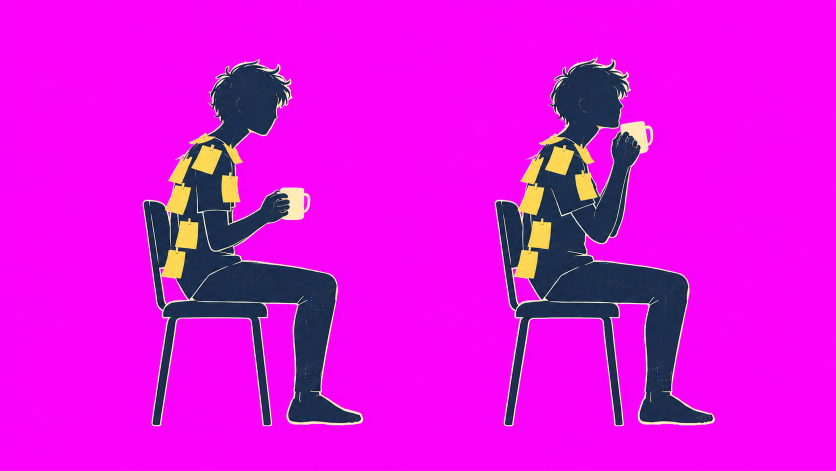
#> input picture her-sabah-bastan/stil/canli/ham/h-otur-a.png, 1672 x 941 px (shown at 1/2 size); the run also reads 1 picture not shown here
$ python prep.py
#> lines starting #> are read from the running program, lines starting #| are printed output that depends on the picture; after the words box and inside, x2 and y2 are one past the last pixel; in counts of white or black regions, pixels touching at a corner belong together
# Cuts the chosen Codex drawings (stil/canli/ham/) into transparent sprites for the LivingTest composition:
# magenta key -> alpha (with the magenta unmixed out of the edge pixels), strips split into single poses, each
# trimmed with a small margin. Writes video/public/living/*.png and video/src/living/sprites.json (sizes, feet
# baseline, AI cursor-eye rectangle, AI outline polyline for the pen reveal). PIL only (no numpy on this machine).
# Run from the repo root: python stil/canli/prep.py
import json
import os
from PIL import Image, ImageChops

ROOT = os.path.dirname(os.path.dirname(os.path.dirname(os.path.abspath(__file__))))
HAM = os.path.join(ROOT, 'stil', 'canli', 'ham')
OUT = os.path.join(ROOT, 'video', 'public', 'living')
META = os.path.join(ROOT, 'video', 'src', 'living', 'sprites.json')
os.makedirs(OUT, exist_ok=True)

LO, HI = 50, 190  # magenta-ness (min(R,B) - G) where alpha starts to fall / is fully gone


def key(path):
    im = Image.open(path).convert('RGB')
#> im is the input picture: PIL image 1672x941 RGB; mean R, G, B 221.7, 16.6, 224.2
    r, g, b = im.split()
    m = ImageChops.subtract(ImageChops.darker(r, b), g)
    a = m.point(lambda v: 255 if v <= LO else (0 if v >= HI else int(round(255 * (HI - v) / (HI - LO)))))
    out = im.convert('RGBA')
    out.putalpha(a)
    px = out.load()
    w, h = out.size
#> w = 1672; h = 941
    for y in range(h):
        for x in range(w):
            R, G, B, A = px[x, y]
            if A == 0:
                px[x, y] = (0, 0, 0, 0)
            elif A < 255:
                # unmix: pixel = af * c + (1 - af) * magenta
                af = A / 255
                c = [(R - (1 - af) * 255) / af, (G - 0) / af, (B - (1 - af) * 255) / af]
                px[x, y] = tuple(max(0, min(255, int(round(v)))) for v in c) + (A,)
    return out


def runs(mask_cols, gap=12):
    out, start, last = [], None, None
    for i, on in enumerate(mask_cols):
        if on:
            if start is None:
                start = i
            last = i
        elif start is not None and i - last > gap:
            out.append((start, last + 1))
            start = None
    if start is not None:
        out.append((start, last + 1))
    return out


def split_poses(im, min_w=60):
    a = im.split()[3].point(lambda v: 255 if v > 128 else 0)
    w, h = im.size
    cols = [a.crop((x, 0, x + 1, h)).getbbox() is not None for x in range(w)]
    return [(max(0, a - 10), min(w, b + 10)) for a, b in runs(cols) if b - a >= min_w]


def trim(im, box, pad=6):
    sub = im.crop(box)
    bb = sub.split()[3].point(lambda v: 255 if v > 24 else 0).getbbox()
    x0, y0, x1, y1 = bb
    x0, y0 = max(0, x0 - pad), max(0, y0 - pad)
    x1, y1 = min(sub.width, x1 + pad), min(sub.height, y1 + pad)
    return sub.crop((x0, y0, x1, y1)), (box[0] + x0, box[1] + y0)


def eye_rect(sp):
    # The cursor eye: the dark component inside the head (top 16 % of the figure) that does not touch transparency.
    w, h = sp.size
    px = sp.load()
    head_h = int(h * 0.16)
    dark = lambda x, y: px[x, y][3] > 200 and sum(px[x, y][:3]) < 330
    seen = set()
    best = None
    for y in range(head_h):
        for x in range(w):
            if (x, y) in seen or not dark(x, y):
                continue
            stack, comp, edge = [(x, y)], [], False
            seen.add((x, y))
            while stack:
                cx, cy = stack.pop()
                comp.append((cx, cy))
                for nx, ny in ((cx + 1, cy), (cx - 1, cy), (cx, cy + 1), (cx, cy - 1)):
                    if not (0 <= nx < w and 0 <= ny < h):
                        edge = True
                        continue
                    if px[nx, ny][3] < 100:
                        edge = True
                    if (nx, ny) not in seen and dark(nx, ny):
                        seen.add((nx, ny))
                        stack.append((nx, ny))
            if edge or len(comp) < 40:
                continue
            xs = [p[0] for p in comp]
            ys = [p[1] for p in comp]
            bw, bh = max(xs) - min(xs) + 1, max(ys) - min(ys) + 1
            if bh > bw * 2 and (best is None or len(comp) > best[4]):
                best = (min(xs), min(ys), bw, bh, len(comp))
    if best is None:
        raise SystemExit('no cursor eye found')
    return best[:4]


def outline(sp, step=3):
    # Outer alpha boundary as a closed polyline (marching along boundary pixels), starting at the top of the head.
    w, h = sp.size
    px = sp.load()
    on = lambda x, y: 0 <= x < w and 0 <= y < h and px[x, y][3] > 128
    # start: topmost opaque pixel
    start = None
    for y in range(h):
        for x in range(w):
            if on(x, y):
                start = (x, y)
                break
        if start:
            break
    # Moore neighbour tracing
    dirs = [(1, 0), (1, 1), (0, 1), (-1, 1), (-1, 0), (-1, -1), (0, -1), (1, -1)]
    pts = [start]
    cur, prev_dir = start, 6
    for _ in range(200000):
        found = False
        for k in range(8):
            d = (prev_dir + 6 + k) % 8  # start searching from the left of the previous direction
            nx, ny = cur[0] + dirs[d][0], cur[1] + dirs[d][1]
            if on(nx, ny):
                cur, prev_dir, found = (nx, ny), d, True
                break
        if not found or cur == start:
            break
        pts.append(cur)
    # smooth + decimate
    n = len(pts)
    k = 4
    sm = [(sum(pts[(i + j) % n][0] for j in range(-k, k + 1)) / (2 * k + 1), sum(pts[(i + j) % n][1] for j in range(-k, k + 1)) / (2 * k + 1)) for i in range(n)]
    return [[round(x, 1), round(y, 1)] for x, y in sm[::step]]


meta = {}


def save(name, sp, extra=None):
    sp.save(os.path.join(OUT, name + '.png'))
    bb = sp.split()[3].point(lambda v: 255 if v > 128 else 0).getbbox()
    meta[name] = {'w': sp.width, 'h': sp.height, 'bbox': list(bb), **(extra or {})}
    print(name, sp.size, bb)


# Human seated pair (P1 mug at chest, P2 mug raised)
im = key(os.path.join(HAM, 'h-otur-a.png'))
#> im: PIL image 1672x941 RGBA
poses = split_poses(im)
#> in split_poses, `a = im.split()[3].point(lambda v: 255 if v > 128 else 0)`: a: PIL image 1672x941 L; 16.3% white; 2 white regions, box (x1, y1, x2, y2) and area: (990, 113, 1430, 853) 131466, (285, 118, 726, 852) 125458
#> in split_poses, `cols = [a.crop((x, 0, x + 1, h)).getbbox() is not None for x in range(..`: cols = 1672 items, first 6: False, False, False, False, False, False
#> the loop in runs, `for i, on in enumerate(mask_cols):` made 1672 passes
#> start on pass 286: 285
#> after the loop in runs, `for i, on in enumerate(mask_cols):`: out = [(285, 726), (990, 1430)]
#> poses = [(275, 736), (980, 1440)]
assert len(poses) == 2, poses
for name, (x0, x1) in zip(['h-sit-mug', 'h-sit-sip'], poses):
    sp, _ = trim(im, (x0, 0, x1, im.height))
    save(name, sp)
#> this loop made 2 passes
#> (name, y0 in trim, y1 in trim) on passes 1 to 2: ('h-sit-mug', 112, 859), ('h-sit-sip', 106, 859)
#| h-sit-mug (454, 747) (6, 6, 447, 740)
#| h-sit-sip (453, 753) (7, 7, 447, 747)

# Human at the glass with the note
im = key(os.path.join(HAM, 'h-cam-not-b.png'))
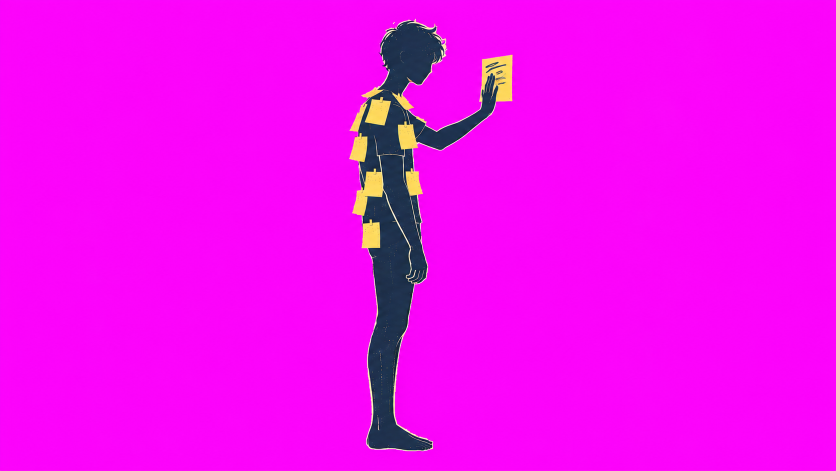
#> input picture her-sabah-bastan/stil/canli/ham/h-cam-not-b.png, 1672 x 941 px (shown at 1/2 size)
#> in key, im is the input picture: PIL image 1672x941 RGB; mean R, G, B 241.6, 8.8, 240.9
#> im: PIL image 1672x941 RGBA
poses = split_poses(im)
#> in split_poses (call 2), `a = im.split()[3].point(lambda v: 255 if v > 128 else 0)`: a: PIL image 1672x941 L; 5.9% white; 2 white regions (1 under 20 px), largest, box (x1, y1, x2, y2) and area: (698, 38, 1025, 902) 92586
#> the loop in runs (call 2), `for i, on in enumerate(mask_cols):` made 1672 passes
#> start on pass 699: 698
#> poses = [(688, 1035)]
assert len(poses) == 1, poses
sp, _ = trim(im, (poses[0][0], 0, poses[0][1], im.height))
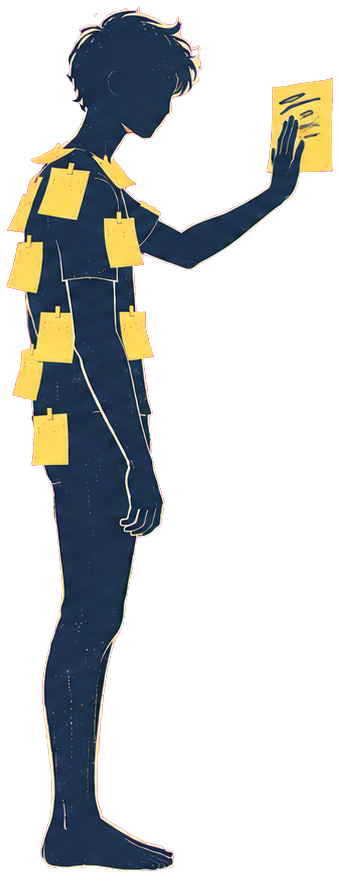
#> sp: PIL image 339x878 RGBA; mean R, G, B, A 27, 29.1, 28, 79.4; transparent parts drawn white
save('h-glass-note', sp)
#| h-glass-note (339, 878) (6, 7, 333, 871)

# AI strip: neutral, wave A, wave B
im = key(os.path.join(HAM, 'a-poz-a.png'))
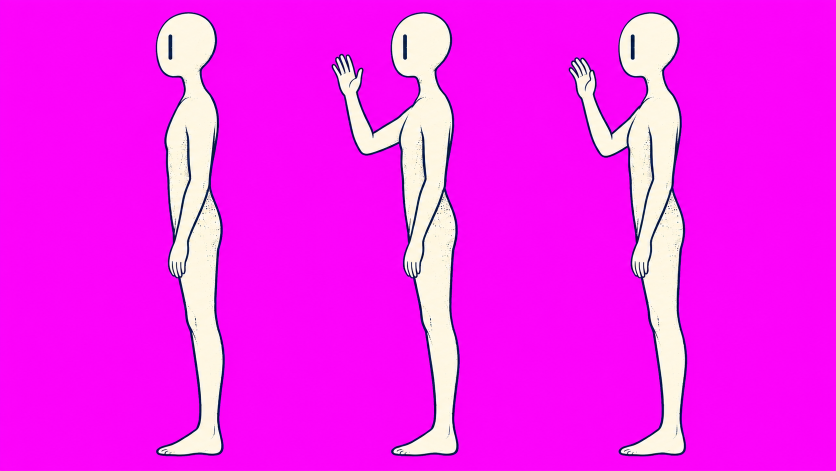
#> input picture stil/canli/ham/a-poz-a.png, 1672 x 941 px, found by its file name (shown at 1/2 size)
#> in key, im is the input picture: PIL image 1672x941 RGB; mean R, G, B 245.7, 34.6, 242.6
#> im: PIL image 1672x941 RGBA
poses = split_poses(im)
#> call 3 of split_poses, with min_w = 60
#> in split_poses (call 3), `a = im.split()[3].point(lambda v: 255 if v > 128 else 0)`:
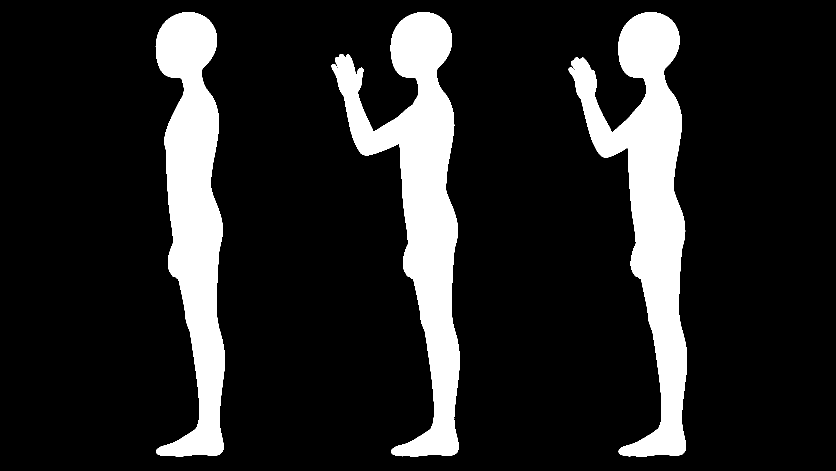
#> a: PIL image 1672x941 L (shown at 1/2 size); 15.1% white; 3 white regions, box (x1, y1, x2, y2) and area: (663, 24, 919, 913) 83323, (1137, 24, 1374, 913) 81531, (311, 24, 450, 913) 72114
#> poses = [(301, 460), (653, 929), (1127, 1384)]
assert len(poses) == 3, poses
for i, (name, (x0, x1)) in enumerate(zip(['ai-stand', 'ai-wave-a', 'ai-wave-b'], poses)):
    sp, _ = trim(im, (x0, 0, x1, im.height))
    ex, ey, ew, eh = eye_rect(sp)
    extra = {'eye': [ex, ey, ew, eh]}
    # eyeless copy: the eye area refilled with the head's cream (sampled just right of the eye)
    clean = sp.copy()
    cp = clean.load()
    fill = sp.load()[min(sp.width - 1, ex + ew + 6), ey + eh // 2]
    for y in range(ey - 2, ey + eh + 2):
        for x in range(ex - 2, ex + ew + 2):
            cp[x, y] = fill
    eye = sp.crop((ex - 2, ey - 2, ex + ew + 2, ey + eh + 2))
    clean.save(os.path.join(OUT, name + '-noeye.png'))
    eye.save(os.path.join(OUT, name + '-eye.png'))
    if name == 'ai-stand':
        extra['outline'] = outline(sp)
    save(name, sp, extra)
#> this loop made 3 passes
#> (name, ex, ew, fill) on passes 2 to 3: ('ai-wave-a', 149, 8, (253, 246, 229, 255)), ('ai-wave-b', 131, 7, (253, 247, 229, 255))
#> (name, ex, ew, fill) on pass 1: ('ai-stand', 32, 7, (252, 245, 229, 255))
#| ai-stand (151, 901) (6, 6, 145, 895)
#| ai-wave-a (269, 901) (6, 6, 262, 895)
#| ai-wave-b (250, 901) (6, 6, 243, 895)
#> pass 1, `clean.save(os.path.join(OUT, name + '-noeye.png'))`:
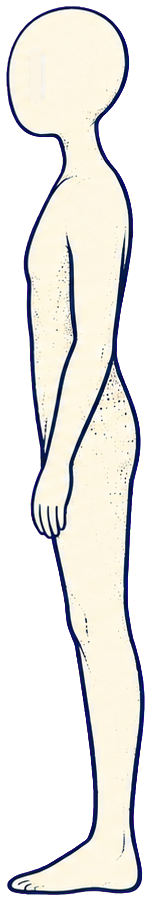
#> saved as ai-stand-noeye.png: PIL image 151x901 RGBA; mean R, G, B, A 114.5, 113.2, 109.1, 135.2; transparent parts drawn white

# Desk + monitor prop
im = key(os.path.join(HAM, 'masa-monitor-a.png'))
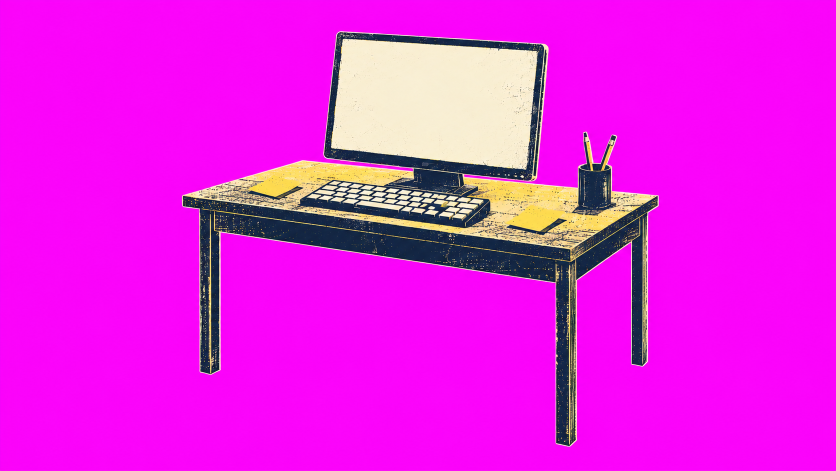
#> input picture her-sabah-bastan/stil/canli/ham/masa-monitor-a.png, 1672 x 941 px (shown at 1/2 size)
#> in key, im is the input picture: PIL image 1672x941 RGB; mean R, G, B 231.3, 31, 227
#> in key (call 4), `a = m.point(lambda v: 255 if v <= LO else (0 if v >= HI else int(round..`:
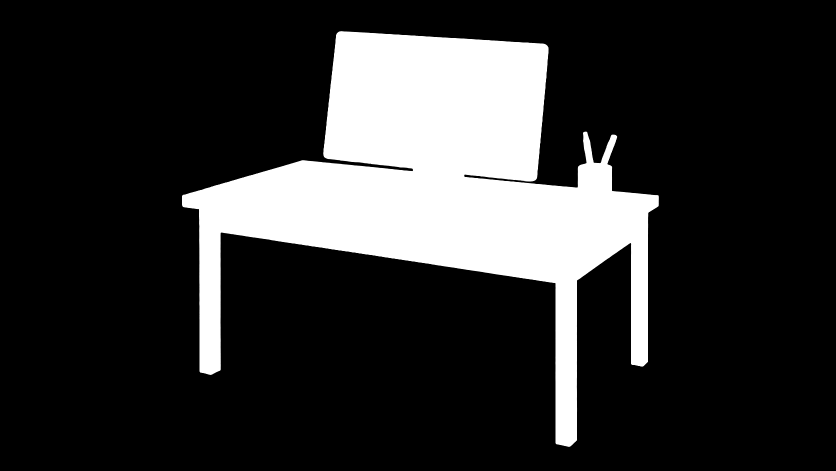
#> a: PIL image 1672x941 L (shown at 1/2 size); min 0, max 255, mean 48.7
bb = im.split()[3].point(lambda v: 255 if v > 128 else 0).getbbox()
#> bb = (364, 62, 1318, 894)
sp, _ = trim(im, (0, 0, im.width, im.height))
save('desk', sp)
#| desk (966, 844) (6, 6, 960, 838)

# Room plate: only the window panes are magenta; keep full frame
im = key(os.path.join(HAM, 'bg-oda-sabah-a.png'))
im.save(os.path.join(OUT, 'room-morning.png'))
meta['room-morning'] = {'w': im.width, 'h': im.height, 'window': list(im.split()[3].point(lambda v: 0 if v > 128 else 255).getbbox())}
print('room', meta['room-morning'])
#| room {'w': 1672, 'h': 941, 'window': [743, 73, 1025, 446]}

with open(META, 'w') as f:
    json.dump(meta, f, indent=1)
